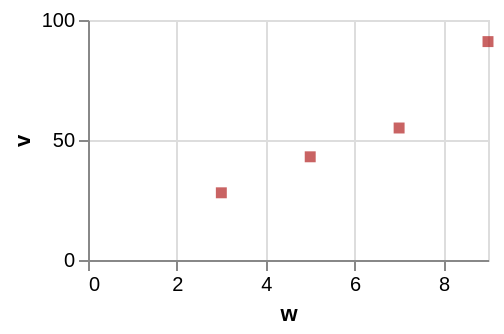

Specify this chart in Vega-Lite:
### Vega-Lite specification from a JSON file in a GitHub repository (floating-point values rounded to 4 significant figures)
{"$schema": "https://vega.github.io/schema/vega-lite/v6.json", "width": 200, "height": 120, "data": {"values": [{"c": "alpha", "v": 28, "w": 3, "t": "2024-01-07"}, {"c": "beta", "v": 55, "w": 7, "t": "2024-03-19"}, {"c": "gamma", "v": 43, "w": 5, "t": "2024-06-02"}, {"c": "delta", "v": 91, "w": 9, "t": "2024-09-11"}]}, "mark": {"type": "square", "color": "firebrick"}, "encoding": {"x": {"field": "w", "type": "quantitative"}, "y": {"field": "v", "type": "quantitative"}}}
